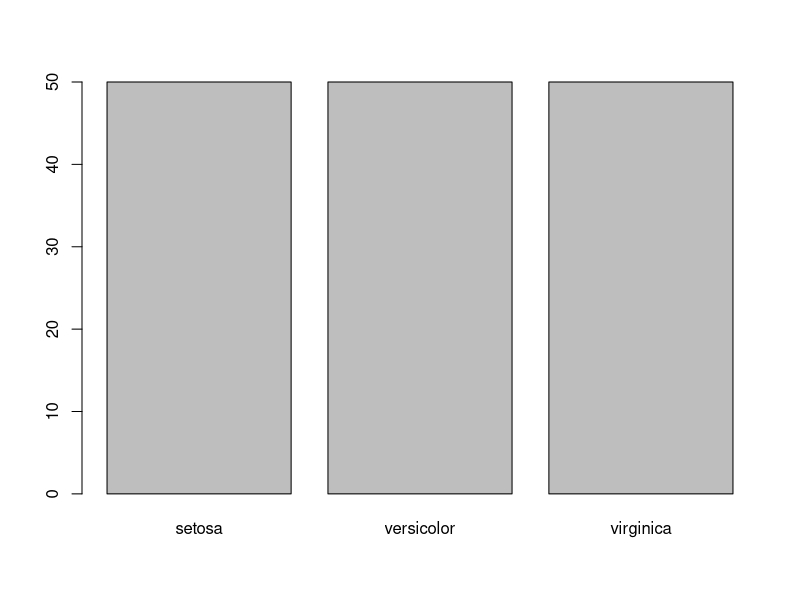
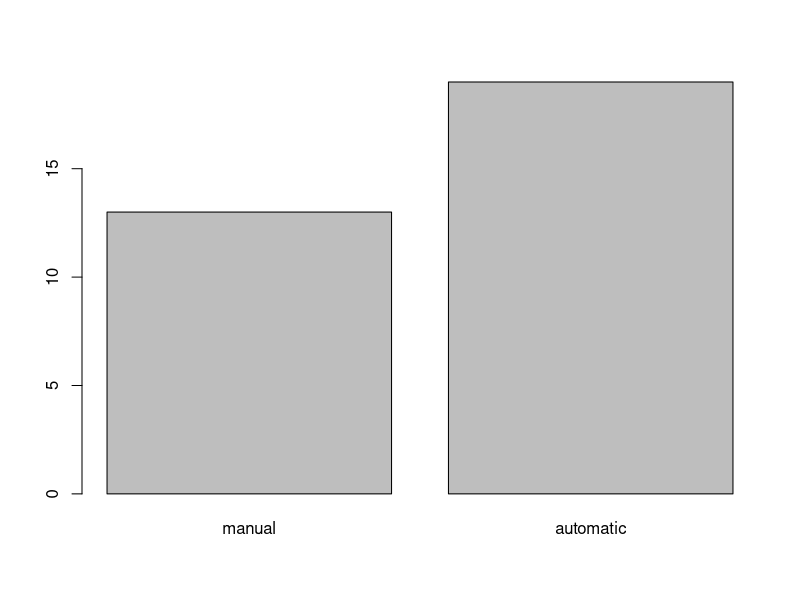
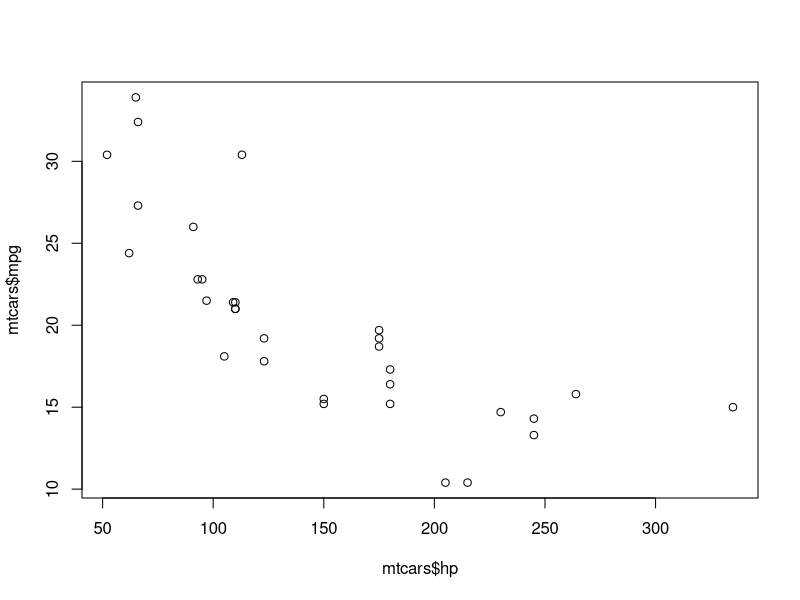
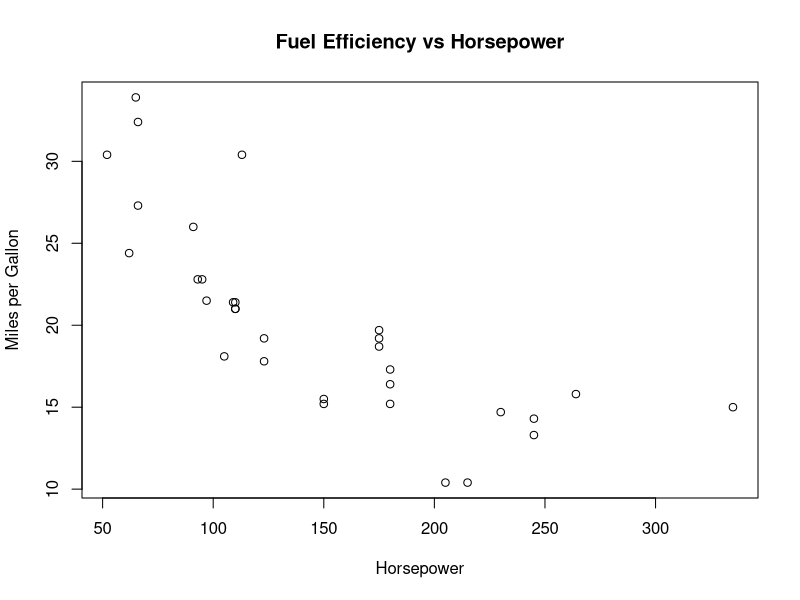
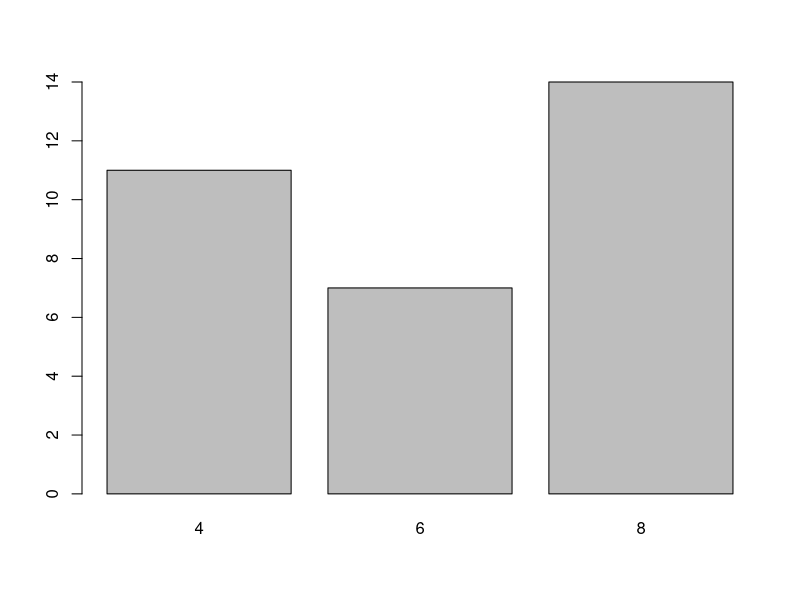
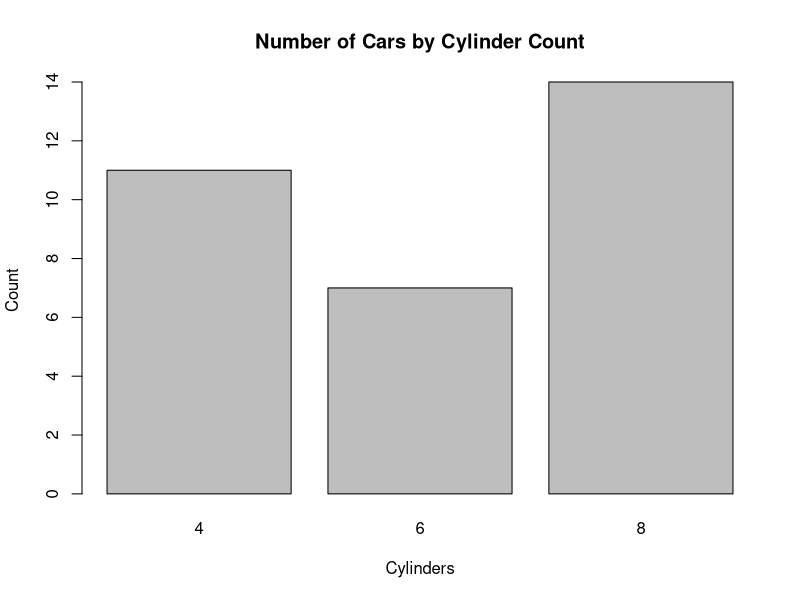

Reproduce these figures in R, in order.
## ---- chunk 1
4 + 2
## ---- chunk 2
9 / 3
## ---- chunk 3
# Store a number in a variable
my_age <- 25
my_age

# Store text in a variable
my_name <- "Alex"
my_name

# Store the result of a calculation
total_score <- 85 + 92 + 78
total_score
## ---- chunk 4
# Store some values
price_per_item <- 15.50
number_of_items <- 4
tax_rate <- 0.08

# Calculate subtotal
subtotal <- price_per_item * number_of_items
subtotal

# Calculate tax
tax_amount <- subtotal * tax_rate
tax_amount

# Calculate final total
final_total <- subtotal + tax_amount
final_total
## ---- chunk 5
# Initial calculation
base_price <- 100
discount <- 0.10
discounted_price <- base_price * (1 - discount)
discounted_price

# Change the base price
base_price <- 200

# discounted_price is still based on the old value!
discounted_price

# You need to recalculate it
discounted_price <- base_price * (1 - discount)
discounted_price
## ---- chunk 6
# Good variable names
student_count <- 30
average_grade <- 87.5
experiment_start_date <- "2024-01-15"

# Less clear variable names (but still valid)
x <- 30
avg <- 87.5
d <- "2024-01-15"
## ---- chunk 7
# Without variables (hard to read and maintain)
final_grade <- (85 + 92 + 78 + 88) / 4 * 0.6 + 95 * 0.4
final_grade

# With variables (much clearer!)
exam1 <- 85
exam2 <- 92
exam3 <- 78
exam4 <- 88
final_exam <- 95

exam_average <- (exam1 + exam2 + exam3 + exam4) / 4
exam_weight <- 0.6
final_weight <- 0.4

final_grade <- exam_average * exam_weight + final_exam * final_weight
final_grade
## ---- chunk 8
# Print a message
print("Hello, world!")
## ---- chunk 9
# Square root function
sqrt(16)
sqrt(25)

# Absolute value
abs(-5)
abs(3.2)

# Round numbers
round(3.14159)
round(2.718)
## ---- chunk 10
# Round to specific decimal places
round(3.14159, digits = 2)
round(2.718281, digits = 3)

# Exclude NA's from mean
test_scores <- c(87, 93, 75, NA, 84)
mean(test_scores, na.rm = TRUE)

## ---- chunk 11
# Positional arguments (order matters)
round(3.14159, 2)

# Named arguments (order doesn't matter)
round(digits = 2, x = 3.14159)
round(x = 3.14159, digits = 2)
## ---- chunk 12
# Numbers
my_number <- 42
my_number

# Text (character strings)
my_name <- "Nevada Bioinformatics"
my_name

# Logical values (TRUE/FALSE)
my_logical <- TRUE
my_logical
## ---- chunk 13
# Numeric vector
ages <- c(25, 30, 35, 40)
ages

# Character vector
names <- c("Alice", "Bob", "Charlie", "Diana")
names

# Logical vector
passed_exam <- c(TRUE, FALSE, TRUE, TRUE)
passed_exam
## ---- chunk 14
# Create a simple data frame
student_data <- data.frame(
  name = c("Alice", "Bob", "Charlie"),
  age = c(25, 30, 35),
  passed = c(TRUE, FALSE, TRUE)
)
student_data
## ---- chunk 15
# Create a list with different types of data
my_list <- list(
  numbers = c(1, 2, 3),
  text = "Hello World",
  data = student_data
)
my_list
## ---- chunk 16
# Create a 3x3 matrix
my_matrix <- matrix(1:9, nrow = 3, ncol = 3)
my_matrix
## ---- chunk 17
# Check the type of object
class(ages)         
class(names)        
class(student_data)  

# Check the structure
str(student_data)    

# Check if it's a specific type
is.vector(ages)     
is.data.frame(ages)  
## ---- chunk 18
# This works - adding numbers
numbers <- c(1, 2, 3, 4)
sum(numbers)
## ---- chunk 19
# Create a vector of numbers
numbers <- c(1.167, 2.873, 3.994, 4.225, 5.861)
numbers

# Apply functions to the entire vector
round(numbers)
round(numbers, digits = 1)
sqrt(numbers)
## ---- chunk 20
# Create some sample data
grades <- c(85, 92, 78, 88, 95, 82, 90)
grades

# Calculate statistics
mean(grades)        # average
median(grades)      # middle value
max(grades)         # highest value
min(grades)         # lowest value
length(grades)      # count of values
sum(grades)         # total
## ---- chunk 21
# Create sequences
seq(1, 10)              # numbers from 1 to 10
seq(1, 10, by = 2)      # every 2nd number from 1 to 10
seq(0, 1, by = 0.1)     # decimals from 0 to 1

# Repeat values  
rep(5, times = 3)       # repeat 5 three times
rep(c(1, 2), times = 4) # repeat the vector 1,2 four times
## ---- chunk 22
# These are all equivalent:
1:5
c(1, 2, 3, 4, 5)
seq(1, 5)

# Colon works in reverse too
10:1                    # counts down: 10, 9, 8, 7, 6, 5, 4, 3, 2, 1
## ---- chunk 23
# Create data, then calculate
numbers <- c(1, 4, 9, 16, 25)
sqrt_numbers <- sqrt(numbers)
mean_of_sqrt <- mean(sqrt_numbers)
mean_of_sqrt

# Or do it all in one line
result <- mean(sqrt(c(1, 4, 9, 16, 25)))
result

## ---- chunk 24
test_scores <- c(78, 85, 92, 88, 76, 95, 82, 90, 87, 79)
## ---- chunk 25
# Look at the dataset
mtcars

# Get dimensions (rows and columns)
dim(mtcars)
nrow(mtcars)  # number of rows
ncol(mtcars)  # number of columns

# Get column names
names(mtcars)

# Overview of content
head(mtcars) # First few rows
tail(mtcars) # Last few rows

# Summarize
str(mtcars) # Structure
summary(mtcars) # Summary statistics
## ---- chunk 26
# Look at specific columns
mtcars$mpg        # miles per gallon
mtcars$cyl        # number of cylinders

# Basic statistics
mean(mtcars$mpg)  # average miles per gallon
max(mtcars$hp)    # maximum horsepower
min(mtcars$wt)    # minimum weight
## ---- chunk 27
# Select single columns
mtcars$mpg                    # Using $
mtcars[, "mpg"]              # Using brackets with column name
mtcars[, 1]                  # Using brackets with column position

# Select multiple columns
mtcars[, c("mpg", "hp")]     # Multiple columns by name
mtcars[, c(1, 4)]            # Multiple columns by position
## ---- chunk 28
# Select specific rows
mtcars[1, ]                  # First row, all columns
mtcars[1:5, ]                # First 5 rows, all columns
mtcars[c(1, 3, 5), ]         # Rows 1, 3, and 5, all columns
## ---- chunk 29
# Select specific rows and columns
mtcars[1:5, c("mpg", "hp")]  # First 5 rows, mpg and hp columns
mtcars[1:3, 1:3]             # First 3 rows and first 3 columns
## ---- chunk 30
# Basic comparison operators:
# ==  equal to (note: two equals signs!)
# !=  not equal to  
# >   greater than
# <   less than
# >=  greater than or equal to
# <=  less than or equal to

# Let's see these in action with a simple example
test_values <- c(5, 10, 15, 20)
test_values

# Which values are greater than 10?
test_values > 10  # Returns TRUE/FALSE for each value

# Which values equal exactly 15?
test_values == 15  # Returns TRUE/FALSE for each value
## ---- chunk 31
# Cars with more than 20 miles per gallon
# First, let's see the logical test
mtcars$mpg > 20  # TRUE/FALSE for each car

# Now use it to subset
high_mpg_cars <- mtcars[mtcars$mpg > 20, ]
head(high_mpg_cars)

# Cars with exactly 4 cylinders
four_cyl_cars <- mtcars[mtcars$cyl == 4, ]
nrow(four_cyl_cars)  # How many 4-cylinder cars?
## ---- chunk 32
# AND operator (&): Both conditions must be true
# Cars with high mpg AND low weight
efficient_cars <- mtcars[mtcars$mpg > 25 & mtcars$wt < 3, ]
efficient_cars
nrow(efficient_cars)  # How many cars meet both criteria?

# OR operator (|): At least one condition must be true
# Cars that are either very powerful OR very efficient
powerful_or_efficient <- mtcars[mtcars$hp > 200 | mtcars$mpg > 25, ]
nrow(powerful_or_efficient)

# Let's see what each condition captures separately:
sum(mtcars$hp > 200)   # Cars with >200 hp
sum(mtcars$mpg > 25)   # Cars with >25 mpg
# The OR condition captures cars that meet either criterion

# NOT operator (!): Reverse the condition
# Cars that are NOT 4-cylinder
not_four_cyl <- mtcars[!(mtcars$cyl == 4), ]
# This is the same as:
not_four_cyl_alt <- mtcars[mtcars$cyl != 4, ]
## ---- chunk 33
# Cars with good fuel economy (>20 mpg) that are either lightweight (<3000 lbs) 
# OR have low horsepower (<100 hp)
complex_condition <- mtcars[mtcars$mpg > 20 & (mtcars$wt < 3 | mtcars$hp < 100), ]
head(complex_condition)

# Note the parentheses! They control the order of operations
# Without parentheses: mpg > 20 & wt < 3 | hp < 100
# Would mean: (mpg > 20 & wt < 3) OR hp < 100

# With parentheses: mpg > 20 & (wt < 3 | hp < 100)  
# Means: mpg > 20 AND (wt < 3 OR hp < 100)
## ---- chunk 34
# Using the iris dataset
data(iris)

# Flowers of a specific species
setosa_flowers <- iris[iris$Species == "setosa", ]
head(setosa_flowers)

# Flowers that are NOT setosa
not_setosa <- iris[iris$Species != "setosa", ]
head(not_setosa)

# Multiple species using OR
setosa_or_versicolor <- iris[iris$Species == "setosa" | iris$Species == "versicolor", ]
head(setosa_or_versicolor)
## ---- chunk 35
# Instead of writing long OR statements:
# iris[iris$Species == "setosa" | iris$Species == "versicolor", ]

# Use %in% for cleaner code:
selected_species <- iris[iris$Species %in% c("setosa", "versicolor"), ]
head(selected_species)

# This is especially useful with numbers too:
# Cars with 4 or 8 cylinders
common_cylinders <- mtcars[mtcars$cyl %in% c(4, 8), ]
table(common_cylinders$cyl)

## ---- chunk 36
# Compare logical indexing vs which()
mtcars$cyl > 6           # Returns TRUE/FALSE for each car
which(mtcars$cyl > 6)    # Returns the row numbers where it's TRUE

# Use the positions to get specific rows
high_cyl_positions <- which(mtcars$cyl > 6)
mtcars[high_cyl_positions, c("mpg", "cyl", "hp")]
## ---- chunk 37
# Find the car with highest mpg
which.max(mtcars$mpg)                # Position number
mtcars[which.max(mtcars$mpg), ]      # The actual car data
rownames(mtcars)[which.max(mtcars$mpg)]  # Just the car name

# Find the heaviest car
mtcars[which.max(mtcars$wt), c("wt", "mpg", "hp")]
## ---- chunk 38
# Create a simple factor
car_sizes <- factor(c("small", "medium", "large", "small", "large", "medium"))
car_sizes

# Look at the levels (categories)
levels(car_sizes)

# See the structure
str(car_sizes)
## ---- chunk 39
# Load and examine iris
data(iris)
head(iris)
str(iris)

# The Species column is a factor
iris$Species
levels(iris$Species)
## ---- chunk 40
# Count occurrences of each species
table(iris$Species)

# Create a simple bar plot
barplot(table(iris$Species))
## ---- chunk 41
# Create character data
colors <- c("red", "blue", "green", "red", "blue")
colors

# Convert to factor
colors_factor <- as.factor(colors)
colors_factor
levels(colors_factor)  # Notice alphabetical order
## ---- chunk 42
# Create data with missing values
survey_responses <- c("agree", "disagree", "neutral", NA, "agree", NA, "disagree")
survey_responses

# Convert to factor
survey_factor <- as.factor(survey_responses)
survey_factor
levels(survey_factor)  # NA is not a level

# Count responses
table(survey_factor)
table(survey_factor, useNA = "ifany")  # Include NAs in count
## ---- chunk 43
# Replace NAs with "unknown"
survey_responses[is.na(survey_responses)] <- "unknown"
survey_responses

# Convert to factor
survey_clean <- as.factor(survey_responses)
survey_clean
levels(survey_clean)

## ---- chunk 44
# Create a factor with logical order
sizes <- factor(c("small", "large", "medium", "small", "medium", "large"))
levels(sizes)  # Alphabetical order by default

# Reorder levels logically
sizes_ordered <- factor(sizes, levels = c("small", "medium", "large"))
levels(sizes_ordered)

## ---- chunk 45
# Check data structure
str(mtcars)

# We want our transmission type (am) to be a factor with manual first
# First, let's see what the am variable looks like
table(mtcars$am)  # 0 = automatic, 1 = manual

# Convert to factor with descriptive labels and manual first
mtcars$am <- factor(mtcars$am, 
                   levels = c(1, 0),  # manual first, then automatic
                   labels = c("manual", "automatic"))

# Check the result
str(mtcars$am)
levels(mtcars$am)
table(mtcars$am)

# Simple plot
barplot(table(mtcars$am))

## ---- chunk 46
# Basic scatter plot
plot(mtcars$hp, mtcars$mpg)

# Add labels
plot(mtcars$hp, mtcars$mpg,
     main = "Fuel Efficiency vs Horsepower", # Main title
     xlab = "Horsepower",                    # X-axis label
     ylab = "Miles per Gallon")              # Y-axis label
## ---- chunk 47
# Count how many cars have each number of cylinders
table(mtcars$cyl)

# Create a bar plot of the counts
barplot(table(mtcars$cyl))

# Add a title
barplot(table(mtcars$cyl),
        main = "Number of Cars by Cylinder Count",
        xlab = "Cylinders",
        ylab = "Count")
